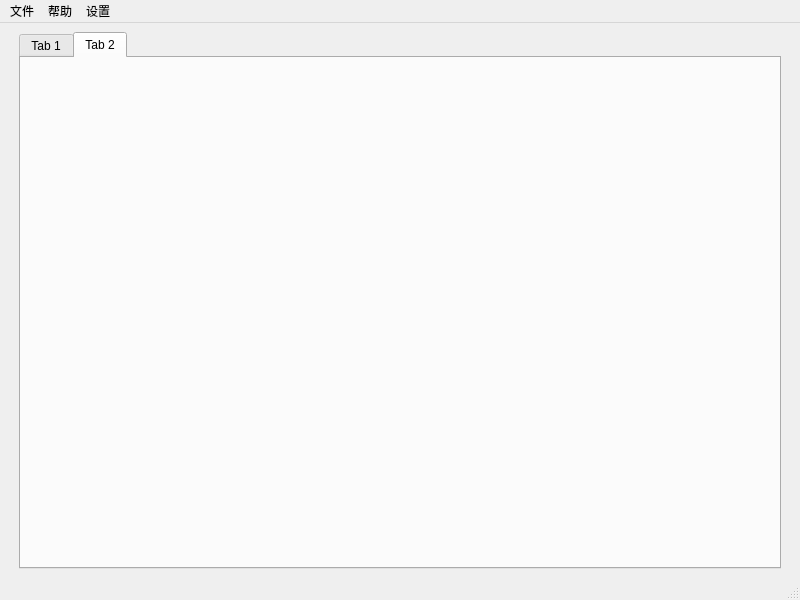
<?xml version="1.0" encoding="UTF-8"?>
<ui version="4.0">
 <class>MainWindow</class>
 <widget class="QMainWindow" name="MainWindow">
  <property name="geometry">
   <rect>
    <x>0</x>
    <y>0</y>
    <width>800</width>
    <height>600</height>
   </rect>
  </property>
  <property name="windowTitle">
   <string>MainWindow</string>
  </property>
  <widget class="QWidget" name="centralwidget">
   <layout class="QGridLayout" name="gridLayout">
    <item row="0" column="0">
     <spacer name="horizontalSpacer">
      <property name="orientation">
       <enum>Qt::Horizontal</enum>
      </property>
      <property name="sizeType">
       <enum>QSizePolicy::Maximum</enum>
      </property>
      <property name="sizeHint" stdset="0">
       <size>
        <width>10</width>
        <height>20</height>
       </size>
      </property>
     </spacer>
    </item>
    <item row="0" column="1">
     <widget class="QTabWidget" name="tabWidget_tabtext">
      <property name="currentIndex">
       <number>1</number>
      </property>
      <widget class="QWidget" name="tab">
       <attribute name="title">
        <string>Tab 1</string>
       </attribute>
      </widget>
      <widget class="QWidget" name="tab_2">
       <attribute name="title">
        <string>Tab 2</string>
       </attribute>
      </widget>
     </widget>
    </item>
    <item row="0" column="2">
     <spacer name="horizontalSpacer_2">
      <property name="orientation">
       <enum>Qt::Horizontal</enum>
      </property>
      <property name="sizeType">
       <enum>QSizePolicy::Maximum</enum>
      </property>
      <property name="sizeHint" stdset="0">
       <size>
        <width>10</width>
        <height>20</height>
       </size>
      </property>
     </spacer>
    </item>
   </layout>
  </widget>
  <widget class="QMenuBar" name="menubar">
   <property name="geometry">
    <rect>
     <x>0</x>
     <y>0</y>
     <width>800</width>
     <height>22</height>
    </rect>
   </property>
   <widget class="QMenu" name="QMenu_file">
    <property name="title">
     <string>文件</string>
    </property>
    <addaction name="Qaction_open"/>
    <addaction name="Qaction_save"/>
   </widget>
   <widget class="QMenu" name="QMenu_help">
    <property name="title">
     <string>帮助</string>
    </property>
    <addaction name="actionnone"/>
   </widget>
   <widget class="QMenu" name="menu">
    <property name="title">
     <string>设置</string>
    </property>
    <addaction name="Qaction_font"/>
    <addaction name="Qaction_highlight"/>
   </widget>
   <addaction name="QMenu_file"/>
   <addaction name="QMenu_help"/>
   <addaction name="menu"/>
  </widget>
  <widget class="QStatusBar" name="statusbar"/>
  <action name="Qaction_open">
   <property name="text">
    <string>打开文件</string>
   </property>
  </action>
  <action name="Qaction_save">
   <property name="text">
    <string>保存文件</string>
   </property>
  </action>
  <action name="actionnone">
   <property name="text">
    <string>none</string>
   </property>
  </action>
  <action name="Qaction_font">
   <property name="text">
    <string>字体</string>
   </property>
  </action>
  <action name="Qaction_highlight">
   <property name="text">
    <string>高亮</string>
   </property>
  </action>
 </widget>
 <resources/>
 <connections/>
</ui>
